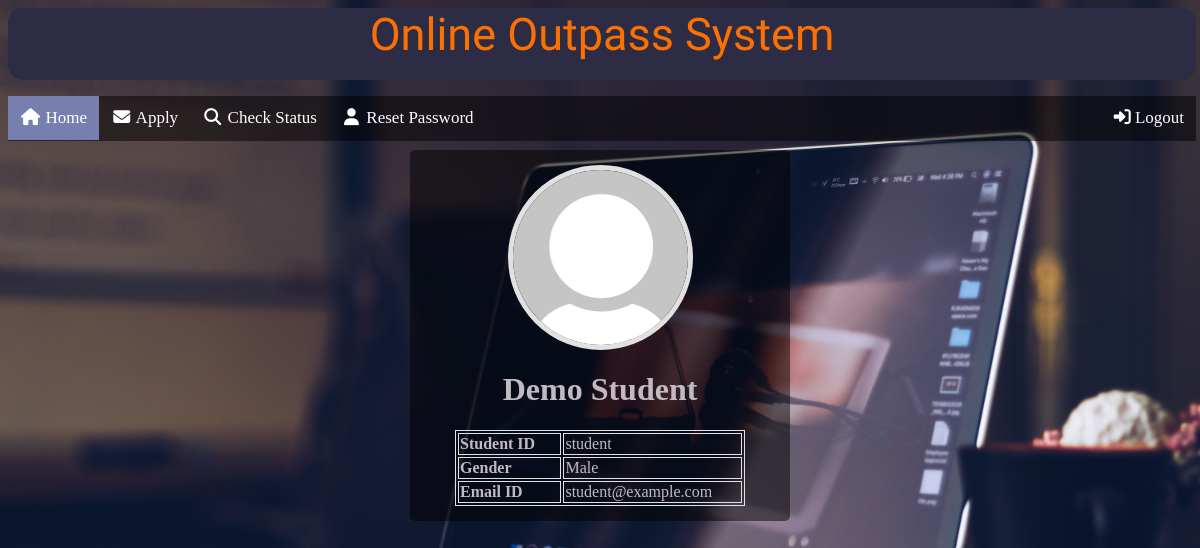
Page /php/student.php (signed in) on the committed database.
### tables this page shows
CREATE TABLE `student_login` (
  `id` varchar(7) NOT NULL,
  `password` varchar(50) NOT NULL,
  `name` varchar(50) NOT NULL,
  `gender` varchar(6) NOT NULL,
  `email` varchar(50) NOT NULL
);

### php/student.php (the view, shortened to what this page needs)
<html>
    <head>
        <link rel="stylesheet" href="../css/studentcs.css">
	<link rel="stylesheet" href="../css/header.css">
	<link rel="stylesheet" href="../css/navbar.css">
        <link rel="stylesheet" href="https://cdnjs.cloudflare.com/ajax/libs/font-awesome/4.7.0/css/font-awesome.min.css">
    </head>
    <body>
        <div class="header">
            <p>Online Outpass System</p>
        </div>
        <div id="user">
            <div class="navbar">
                <a class="active" href="student.php"><i class="fa fa-fw fa-home"></i> Home</a>
                <a href="apply.php"><i class="fa fa-fw fa-envelope"></i> Apply</a>
                <a href="check.php"><i class="fa fa-fw fa-search"></i> Check Status</a>
                <a href="sreset.php"><i class="fa fa-fw fa-user"></i> Reset Password</a>
                <a href="logout.php" id="logout" ><i class="fa fa-sign-in"></i>  Logout</a>
              </div>
              <div class="card">
                <img src="../img/dummyprofile.png" alt="image" />
                <?php
                $rid=$_SESSION['id'];
                if(( $_SESSION['id']!='')&& $_SESSION['login']==true)
                {
                    $con=new mysqli("localhost","root","","outpass");
                $query="SELECT * from student_login where id='$rid'";
                $data=mysqli_query($con,$query);
                $result=mysqli_fetch_assoc($data);
                echo "<h1>".$result['name']."</h1>
                <table>
                    <tr>
                        <td><strong>Student ID</strong></td>
                        <td>".$result['id']."</td>
                    </tr>
                    <tr>
                        <td><strong>Gender</strong></td>
                        <td>".$result['gender']."</td>
                    </tr>
                    <tr>
                        <td><strong>Email ID</strong></td>
                        <td>".$result['email']."</td>
                    </tr>
                </table>";
             }
                else
                {
                    header("Location:home.php");
                }
                ?>
            </div>
        </div>
    </body>
</html>

### css/studentcs.css (style rules this page uses)
.card { max-width: 350px; padding: 15px; border-radius: 5px; margin: auto; text-align: center; background-color:#302E3F; background: rgba(0, 0, 0, 0.5); margin-top: 150px; margin-left: auto; margin-right: auto; margin-bottom:auto; color:#C3BAC1; }
img { width: 50%; border: 5px solid #e1e1e1; border-radius: 100px; }
table, table tr td { width: 290px; margin: 0 auto; border: 1px solid #e1e1e1; text-align: left; color:#C3BAC1; }

### css/header.css (style rules this page uses)
body { background-image: url('../img/imag2.jpg'); background-attachment: fixed; background-size: cover; }
.header { width: 99%; height: 9%; background:#2C2C44; display: block; margin-left: auto; margin-right: auto; border-radius: 15px; text-align: center; font-size:45px; font-family: 'Sofia'; color:#FB7004; position: fixed; top:1%; }
P { font-size:45px; margin-top: auto; margin-bottom: auto; }
#user { height: 78%; width:100%; margin-top: 100px; }

### css/navbar.css (style rules this page uses)
.navbar { width: 99%; background: rgba(0, 0, 0, 0.5); overflow: auto; height: 45px; position:fixed; top:12%; }
.navbar a { float: left; text-align: center; padding: 12px; color: white; text-decoration: none; font-size: 17px; }
.active { background-color:#777FAE; }
#logout { float: right; }

### rows in the picture
student_login: name "Demo Student", id "student", gender "Male", email "student@example.com"
